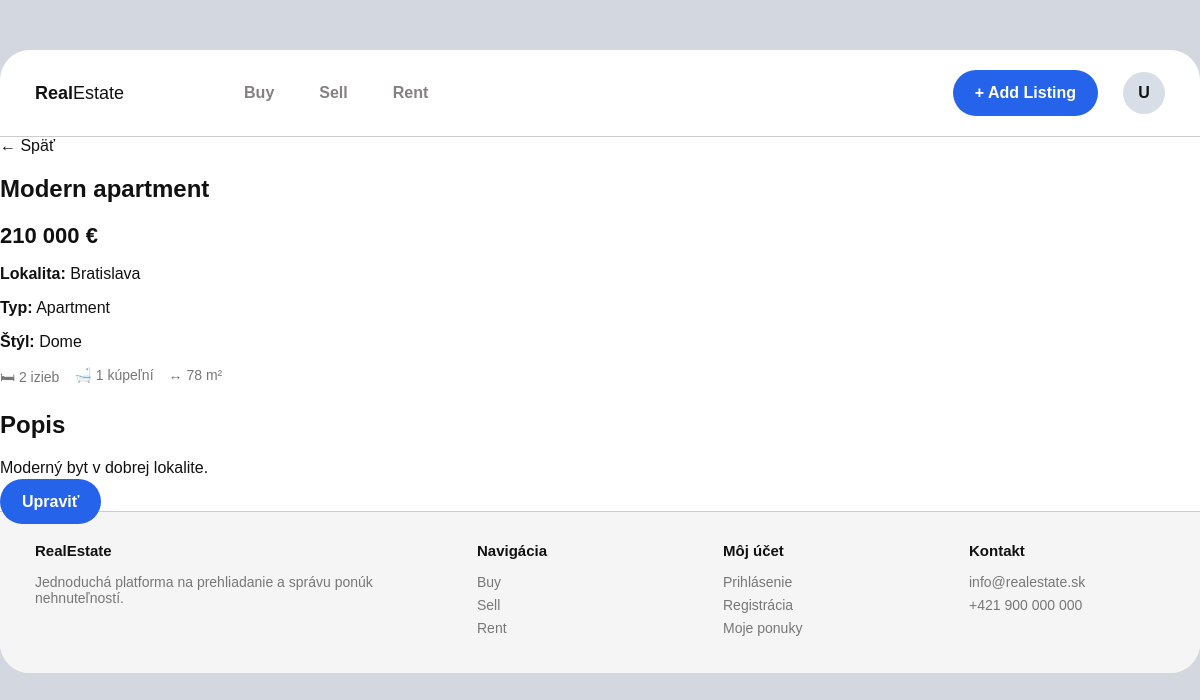
The page /?c=property&a=show&id=4 on the database its author committed.
### tables this page shows
create table properties
(
    id           int auto_increment
    primary key,
    title        varchar(255) not null,
    price        int unsigned not null,
    location     varchar(255) not null,
    description  text         not null,
    rooms        int unsigned not null,
    baths        int unsigned not null,
    size         int unsigned not null,
    propertyType varchar(255) not null,
    styleOfHome  varchar(255) not null
);

### Framework/Http/Responses/Response.php (called while the page is built, shortened)
<?php
abstract class Response
{
    public function send(): void
    {
        $this->generate();
    }
}

### public/index.php (called while the page is built, shortened)
<?php
require __DIR__ . '/../Framework/ClassLoader.php';
try {
    $app = new App();
    $app->run();
} catch (Exception $e) {
    die('An error occurred: ' . $e->getMessage());
}

### Framework/Support/LinkGenerator.php (called while the page is built, shortened)
<?php
class LinkGenerator
{
    private Request $request;
    public function __construct(Request $request, Router $router)
    {
        $this->request = $request;
    }
    public function url(
        string|array $destination,
        array $parameters = [],
        bool $absolute = false,
        bool $appendParameters = false
    ): string {
        list($controller, $action) = explode(".", $destination);
        $args = $appendParameters ? $this->request->get() : [];
        $args = ["c" => lcfirst($controller), "a" => $action != "index" ? $action : null] + $parameters + $args;
        $basePath = $absolute ? $this->request->getBaseUrl() : "";
        return $basePath . "?" . http_build_query($args);
    }
}

### Framework/ClassLoader.php (called while the page is built, shortened)
<?php
class ClassLoader
{
    public static function Boot(): void
    {
        spl_autoload_register(function ($class_name) {
            $file = self::getClassFile($class_name);
        });
    }
    public static function getClassFile(string $className): string
    {
        $baseDir = realpath(dirname(__DIR__));
        $relativePath = str_replace('\\', DIRECTORY_SEPARATOR, ltrim($className, '\\')) . '.php';
        return $baseDir . DIRECTORY_SEPARATOR . $relativePath;
    }
}

### Framework/Http/Request.php (called while the page is built, shortened)
<?php
class Request
{
    private array $get;
    private array $post;
    public function __construct()
    {
        $this->get = $_GET;
        $this->post = $_POST;
    }
    public function get(?string $key = null): mixed
    {
        return $key === null ? $this->get : ($this->get[$key] ?? null);
    }
    public function post(?string $key = null): mixed
    {
        return $key === null ? $this->post : ($this->post[$key] ?? null);
    }
    public function value(string $key): mixed
    {
        return $this->post($key) ?? $this->get($key);
    }
}

### App/Controllers/PropertyController.php (called while the page is built, shortened)
<?php
class PropertyController extends BaseController
{
    public function show (Request $request): Response{
        $id = $request->value('id');
        $property = Property::getOne($id);
        return $this->html(['property' => $property]);
    }
}

### Framework/Core/Model.php (called while the page is built, shortened)
<?php
abstract class Model implements \JsonSerializable
{
    protected static ?string $tableName = null;
    protected static array $columnsMap = [];
    private static array $dbColumns = [];
    private static IDbConvention $dbConventions;
    protected static function getTableName(): string
    {
        if (!empty(static::$tableName)) {
            return static::$tableName;
        }
        return self::getConventions()->getTableName(get_called_class());
    }
    protected static function getPkColumnName(): string
    {
        return self::getConventions()->getPkColumnName(get_called_class());
    }
    protected static function getColumnsMap(): array
    {
        return static::$columnsMap ?? [];
    }
    public static function getOne(mixed $id): ?static
    {
        try {
            $sql = "SELECT " . static::getDBColumnNamesList() . " FROM `" . static::getTableName() . "` WHERE `" .
                static::getPkColumnName() . "`=?";
            $stmt = Connection::getInstance()->prepare($sql);
            $stmt->setFetchMode(PDO::FETCH_CLASS | PDO::FETCH_PROPS_LATE, static::class);
            $stmt->execute([$id]);
            $model = $stmt->fetch() ?: null;
            if ($model !== null) {
                $model->_dbId = $model->getIdValue();
                $model->_resultSet = new ResultSet([$model]);
            }
            return $model;
        } catch (PDOException $exception) {
            throw new Exception('Query failed: ' . $exception->getMessage(), 0, $exception);
        }
    }
    private static function getDbColumns(): array
    {
        try {
            $sql = "DESCRIBE " . static::getTableName();
            $stmt = Connection::getInstance()->prepare($sql);
            $stmt->execute([]);
            self::$dbColumns[static::class] = array_column($stmt->fetchAll(), 'Field');
            return self::$dbColumns[static::class];
        } catch (PDOException $exception) {
            throw new Exception('Query failed: ' . $exception->getMessage(), 0, $exception);
        }
    }
    private function getIdValue(): mixed
    {
        $pk = static::getPkColumnName();
        $prop = static::toPropertyName($pk);
        return isset($this->{$prop}) ? $this->{$prop} : null;
    }
    private static function getModelProperties(): array
    {
        $reflection = new \ReflectionClass(static::class);
        $properties = [];
        foreach ($reflection->getProperties() as $property) {
            $propertyName = $property->getName();
            if ($property->isStatic()) {
                continue;
            }
            $properties[$propertyName] = true;
        }
        return $properties;
    }
    private static function getDBColumnNamesList(): string
    {
        $dbColumns = [];
        foreach (static::getDbColumns() as $columnName) {
            $propertyName = static::toPropertyName($columnName);
            if ($propertyName != $columnName) {
                $dbColumns[] = "`$columnName` AS {$propertyName}";
            } else {
                $dbColumns[] = $columnName;
            }
        }
        return implode(', ', $dbColumns);
    }
    private static function toPropertyName(string $columnName): string
    {
        $customMapping = static::getColumnsMap();
        if (isset($customMapping[$columnName])) {
            return $customMapping[$columnName];
        } else {
            return static::getConventions()->toPropertyName($columnName);
        }
    }
    private static function getConventions(): IDbConvention
    {
        if (!isset(static::$dbConventions)) {
            static::$dbConventions = new (Configuration::DB_CONVENTIONS_CLASS)();
        }
        return static::$dbConventions;
    }
}

### Framework/DB/Connection.php (called while the page is built, shortened)
<?php
class Connection
{
    private static ?Connection $instance = null;
    private PDO $db;
    public function __construct(PDO $db)
    {
        $this->db = $db;
    }
    public static function getInstance(): Connection
    {
        try {
            if (self::$instance == null) {
                $db = new PDO(
                    'mysql:dbname=' . Configuration::DB_NAME . ';host=' . Configuration::DB_HOST,
                    Configuration::DB_USER,
                    Configuration::DB_PASS
                );
                $db->setAttribute(PDO::ATTR_ERRMODE, PDO::ERRMODE_EXCEPTION);
                $db->setAttribute(PDO::ATTR_EMULATE_PREPARES, true);
                self::$instance = new self($db);
            }
            return self::$instance;
        } catch (PDOException $e) {
            throw new Exception('Connection failed: ' . $e->getMessage());
        }
    }
    public function prepare(string $sql): DebugStatement
    {
        try {
            return new DebugStatement($this->db->prepare($sql));
        } catch (PDOException $e) {
            throw new Exception('Prepare failed: ' . $e->getMessage());
        }
    }
}

### Framework/DB/DebugStatement.php (called while the page is built, shortened)
<?php
class DebugStatement
{
    private PDOStatementAlias $stmt;
    public function __construct($stmt)
    {
        $this->stmt = $stmt;
    }
    public function execute(?array $params = null): bool
    {
        $result = $this->stmt->execute($params);
        $this->stmt->debugDumpParams();
        return $result;
    }
    public function __call(string $name, array $arguments): mixed
    {
        return $this->stmt->{$name}(...$arguments);
    }
}

### Framework/DB/DefaultConventions.php (called while the page is built, shortened)
<?php
class DefaultConventions implements IDbConvention
{
    public function getPkColumnName(string $className): string
    {
        return 'id';
    }
    public function toPropertyName(string $columnName): string
    {
        return $columnName;
    }
}

### App/Views/Property/show.view.php (the view, shortened to what this page needs)
<main class="property-detail">
    <section class="property-detail-card">
        <a href="<?= $link->url('home.index') ?>">
            ← Späť
        </a>
        <h1>
            <?= $property->title ?>
        </h1>
        <p class="price">
            <?= number_format($property->price, 0, ',', ' ') ?> €
        </p>
        <p>
            <strong>Lokalita:</strong>
            <?= $property->location ?>
        </p>
        <p>
            <strong>Typ:</strong>
            <?= $property->propertyType ?>
        </p>
        <p>
            <strong>Štýl:</strong>
            <?= $property->styleOfHome ?>
        </p>
        <div class="property-meta">
            <span>
                🛏 <?= $property->rooms ?> izieb
            </span>
            <span>
                🛁 <?= $property->baths ?> kúpeľní
            </span>
            <span>
                ↔ <?= $property->size ?> m²
            </span>
        </div>
        <section class="property-description">
            <h2>
                Popis
            </h2>
            <p>
                <?= $property->description ?>
            </p>
        </section>
        <div class="property-actions">
            <a
                href="<?= $link->url(
                    'property.edit',
                    ['id' => $property->id]
                ) ?>"
                class="primary-button"
            >
                Upraviť
            </a>
        </div>
    </section>
</main>

### public/css/style.css (style rules this page uses)
* { box-sizing: border-box; }
body { margin: 0; font-family: Arial, Helvetica, sans-serif; background: #d3d8e0; color: #111; }
a { color: inherit; text-decoration: none; }
.primary-button { padding: 14px 22px; border: none; border-radius: 30px; background: #2563eb; color: white; font-weight: bold; cursor: pointer; }
.price { margin: 0 0 8px; font-size: 22px; font-weight: bold; }
.property-meta { display: flex; gap: 15px; color: #777; font-size: 14px; }

### rows shown on the page
properties: title "Modern apartment", price "210 000", location "Bratislava", propertyType "Apartment", styleOfHome "Dome", rooms "2", baths "1", size "78", description "Moderný byt v dobrej lokalite."
